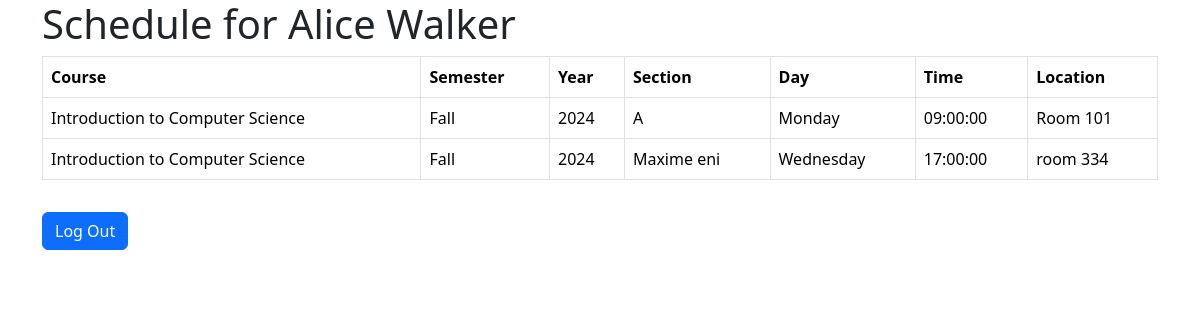
Screenshot of /lecturer_dashboard/view_schedule_lecturer.php (signed in) with the database file from the repository.
### tables this page shows
CREATE TABLE `course_schedule` (
  `schedule_id` int(11) NOT NULL,
  `course_code` varchar(10) NOT NULL,
  `semester` enum('Spring','Summer','Fall','Winter') NOT NULL,
  `year` year(4) NOT NULL,
  `section` varchar(10) NOT NULL,
  `lecturer_id` int(11) DEFAULT NULL,
  `day_of_week` enum('Monday','Tuesday','Wednesday','Thursday','Friday','Saturday','Sunday') NOT NULL,
  `time` time NOT NULL,
  `location` varchar(100) DEFAULT NULL
);

CREATE TABLE `courses` (
  `course_code` varchar(10) NOT NULL,
  `title` varchar(100) NOT NULL,
  `credits` int(11) NOT NULL,
  `degree_level` enum('Undergraduate','Graduate') NOT NULL,
  `prerequisites` varchar(100) DEFAULT NULL
);

### lecturer_dashboard/view_schedule_lecturer.php (the view, shortened to what this page needs)
<?php
include('../db.php');
$user_id = $_SESSION['user_id'];
$lecturer_sql = "SELECT lecturer_id FROM users WHERE user_id = '$user_id'";
$lecturer_result = $conn->query($lecturer_sql);
if ($lecturer_result->num_rows > 0) {
    $lecturer_row = $lecturer_result->fetch_assoc();
    $lecturer_id = $lecturer_row['lecturer_id'];
} else {
    die("No lecturer found for this user.");
}
$lecturer_name_sql = "SELECT first_name, last_name FROM lecturers WHERE lecturer_id = '$lecturer_id'";
$lecturer_name_result = $conn->query($lecturer_name_sql);
$lecturer_name = '';
if ($lecturer_name_result->num_rows > 0) {
    $lecturer_name_row = $lecturer_name_result->fetch_assoc();
    $lecturer_name = $lecturer_name_row['first_name'] . ' ' . $lecturer_name_row['last_name'];
} else {
    die("Lecturer name not found.");
}
$schedule_sql = "
    SELECT cs.schedule_id, cs.course_code, cs.semester, cs.year, cs.section, cs.day_of_week, cs.time, cs.location, c.title
    FROM course_schedule cs
    JOIN courses c ON cs.course_code = c.course_code
    WHERE cs.lecturer_id = '$lecturer_id'
";
$schedule_result = $conn->query($schedule_sql);
?>
<!DOCTYPE html>
<html lang="en">
<head>
    <link href="https://cdn.jsdelivr.net/npm/bootstrap@5.3.2/dist/css/bootstrap.min.css" rel="stylesheet">
</head>
<body>
    <div class="container">
        <h1>Schedule for <?php echo htmlspecialchars($lecturer_name); ?></h1>
        <?php if ($schedule_result->num_rows > 0) { ?>
            <table class="table table-bordered">
                <thead>
                    <tr>
                        <th>Course</th>
                        <th>Semester</th>
                        <th>Year</th>
                        <th>Section</th>
                        <th>Day</th>
                        <th>Time</th>
                        <th>Location</th>
                    </tr>
                </thead>
                <tbody>
                    <?php while ($schedule = $schedule_result->fetch_assoc()) { ?>
                        <tr>
                            <td><?php echo $schedule['title']; ?></td>
                            <td><?php echo $schedule['semester']; ?></td>
                            <td><?php echo $schedule['year']; ?></td>
                            <td><?php echo $schedule['section']; ?></td>
                            <td><?php echo $schedule['day_of_week']; ?></td>
                            <td><?php echo $schedule['time']; ?></td>
                            <td><?php echo $schedule['location']; ?></td>
                        </tr>
                    <?php } ?>
                </tbody>
            </table>
        <?php } else { ?>
            <p>You don't have any scheduled courses.</p>
        <?php } ?>
        <a href="../logout.php" class="btn btn-primary mt-3">Log Out</a>
    </div>
</body>
</html>

### rows the page displays
course_schedule: course_code.title "Introduction to Computer Science", semester "Fall", year "2024", section "A", day_of_week "Monday", time "09:00:00", location "Room 101"
course_schedule: course_code.title "Introduction to Computer Science", semester "Fall", year "2024", section "Maxime eni", day_of_week "Wednesday", time "17:00:00", location "room 334"
